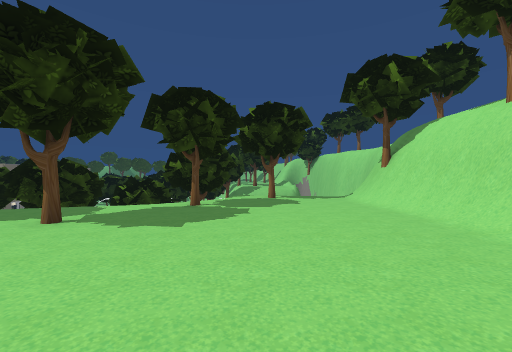
View 1 (above)

23 first-person views from a walk through a 3-D level made in the Unity game engine. The camera is 1.4 m above the floor, looks level and sees 90° across. Doors are open. The floor is counted in squares, 2 m on a side. Each view is taken from the middle of a square. On the plan, view 1 faces up. The plan holds only what a view shows up to about 9 squares ahead; the rest is blank. The place goes on beyond the plan. Some animated figures are not drawn.

View 2
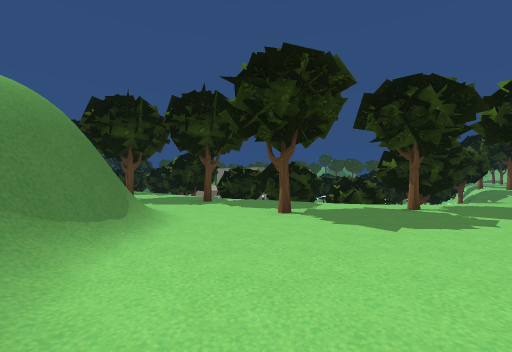

View 3
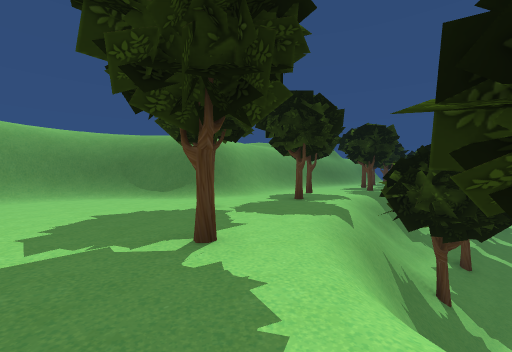

View 4
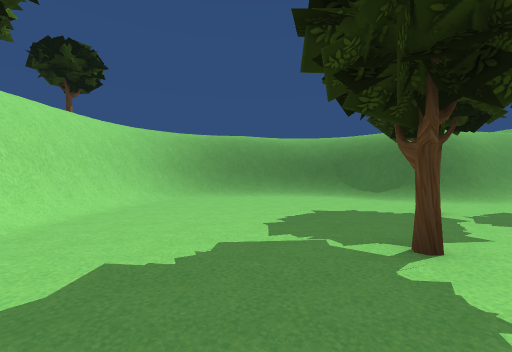

View 5
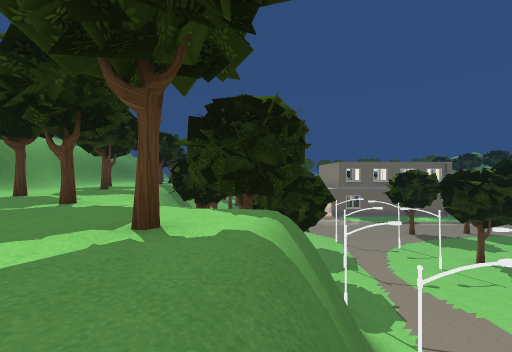

View 6
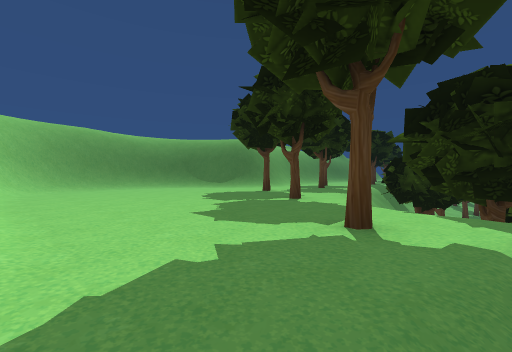

View 7
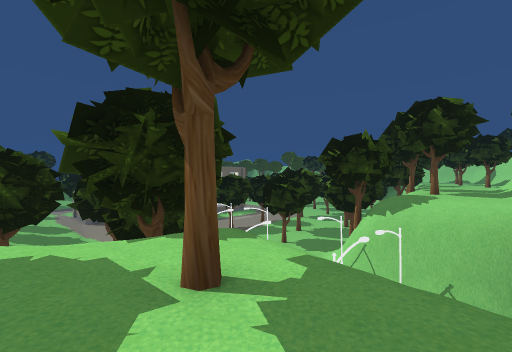

View 8
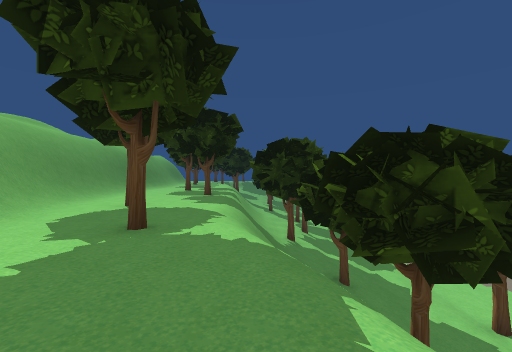

View 9
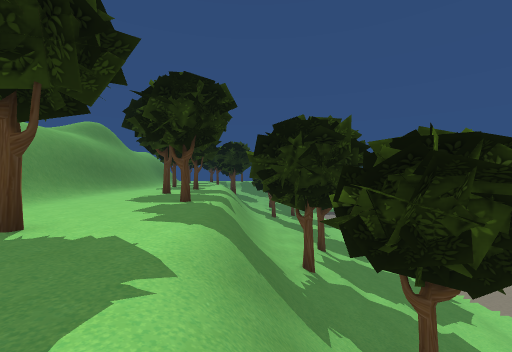

View 10
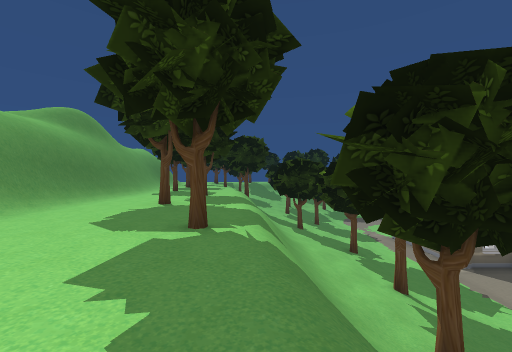

View 11
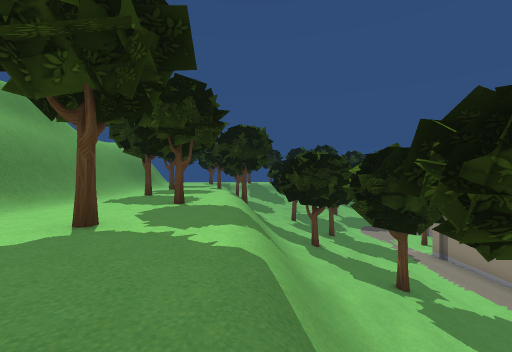

View 12
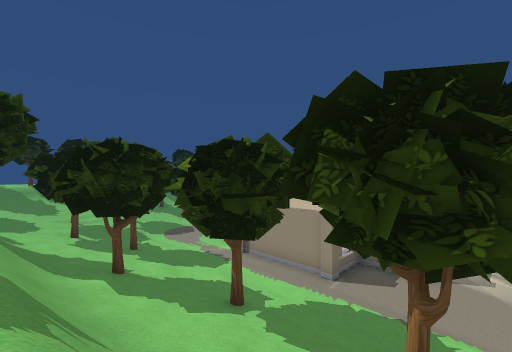

View 13
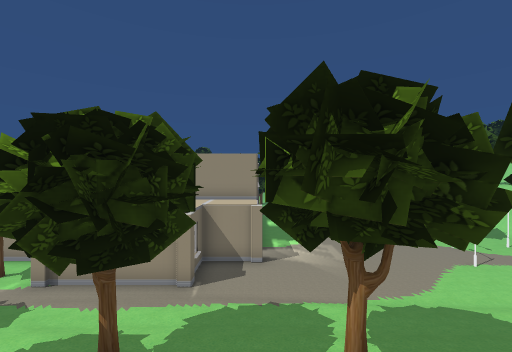

View 14
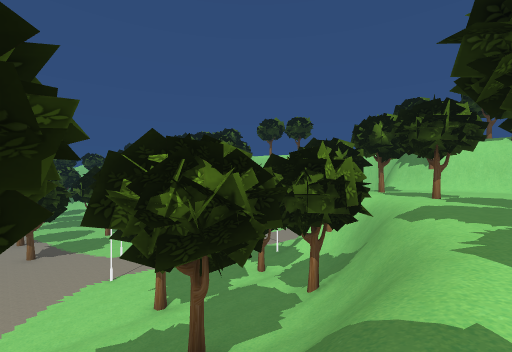

View 15
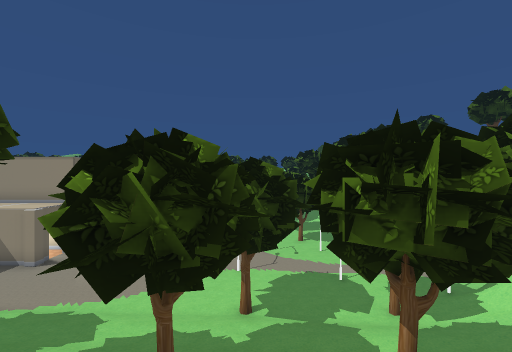

View 16
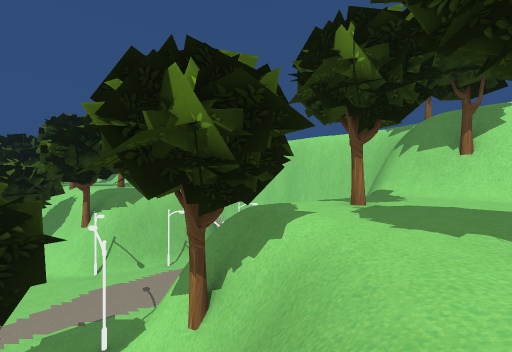

View 17
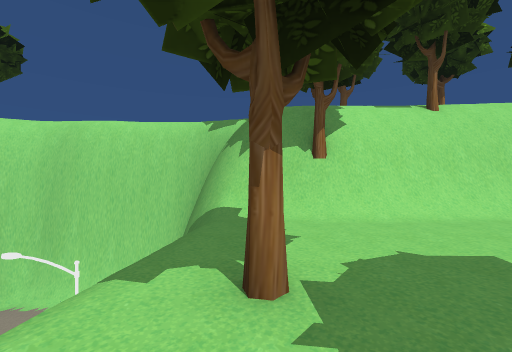

View 18
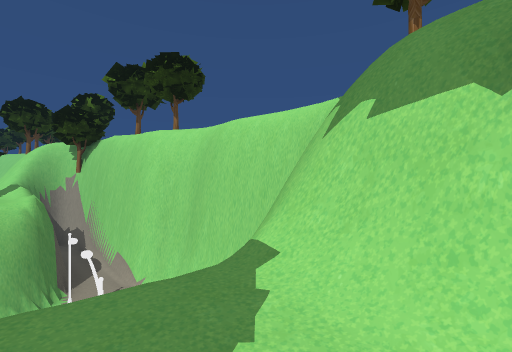

View 19
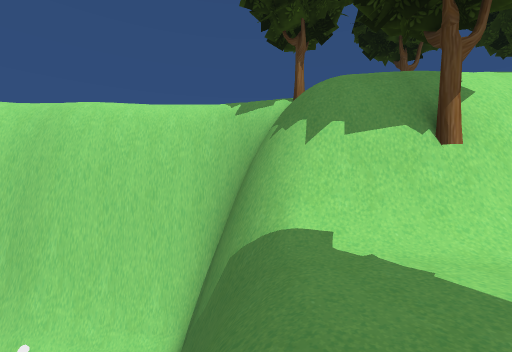

View 20
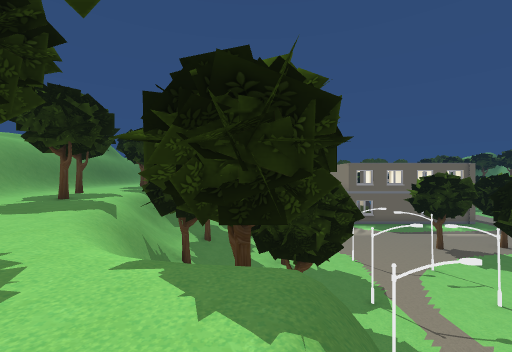

View 21
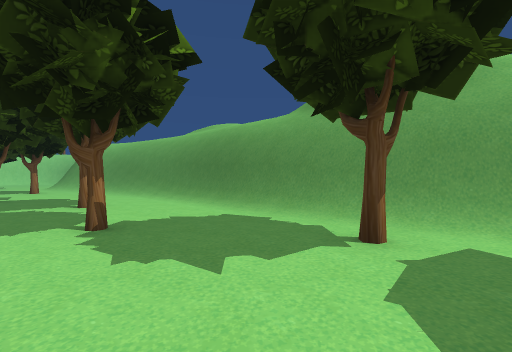

View 22
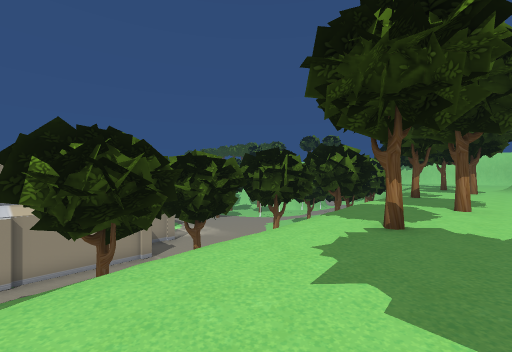

View 23
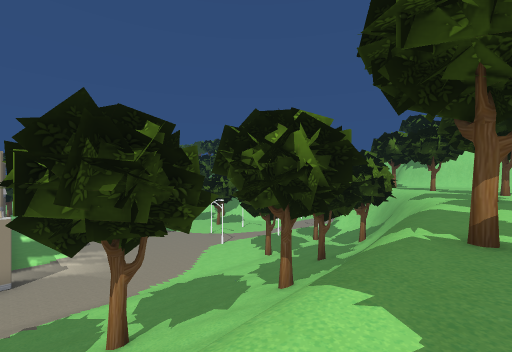

### Floor plan
Key: @ floor where view 1 was taken; # wall or solid block; x gap in a wall; . main floor; : floor 3.75 m higher than the main floor; + floor 4 m higher than the main floor; * floor 4.25 m higher than the main floor; % floor 4.5 m higher than the main floor; & floor 4.75 m higher than the main floor; $ floor 5 m higher than the main floor; - floor 5.25 m lower than the main floor; / step, stairs or slope; D open door; = window, fence, low wall or low ledge; v drop or lower ground; T tree; S streetlight; C column; O other object.
Columns run from 22 left of view 1 to 6 right of it. Each row starts with its distance up from view 1.
 20                       T./
 19                       ../
 18               --T- /#T../ -#
 17            -- -----/TT///#-#
 16        --  ---S--S--O#####-##
 15       D--  -----------S  S--#
 14       C------O---------   --#
 13     #------------S----      #
 12 C---C--------------S//S     #
 11 /////////////-T--T//###   ###
 10 ////////////////////TT////##
  9 ////#///////////////#/.T./##
  8 ////T//T/////T//T=##/..../TT
  7 /T////////T////=##//T..../#T
  6 //////////=xvv=//......../#%
  5 /=v/==//////............./#T
  4 //........T.....T..T...../#%
  3 ....T..T.....T.........../#%
  2 ...............##//......##&
  1 .T..........#######/.....##&
  0 /###########vv+% *##//@###%
 -1 ### #:+++ %%%      ######%
 -2     #&&   $$        +*% &&

Where each view was taken, in squares from view 1:
view 1: 0 up, 0 right, facing up
view 2: 0 up, 0 right, facing up-left
view 3: 9 up, 0 right, facing down-left
view 4: 9 up, 0 right, facing down
view 5: 10 up, 3 right, facing left
view 6: 10 up, 3 right, facing down-left
view 7: 8 up, 2 right, facing up-left
view 8: 6 up, 3 left, facing left
view 9: 6 up, 6 left, facing left
view 10: 5 up, 9 left, facing left
view 11: 5 up, 12 left, facing left
view 12: 5 up, 14 left, facing up-left
view 13: 5 up, 16 left, facing up
view 14: 5 up, 11 left, facing up-right
view 15: 5 up, 8 left, facing up
view 16: 7 up, 4 left, facing up-right
view 17: 9 up, 1 left, facing right
view 18: 8 up, 2 right, facing up-right
view 19: 10 up, 1 right, facing right
view 20: 10 up, 1 right, facing left
view 21: 4 up, 22 left, facing down-right
view 22: 2 up, 22 left, facing up-right
view 23: 4 up, 16 left, facing up-right
